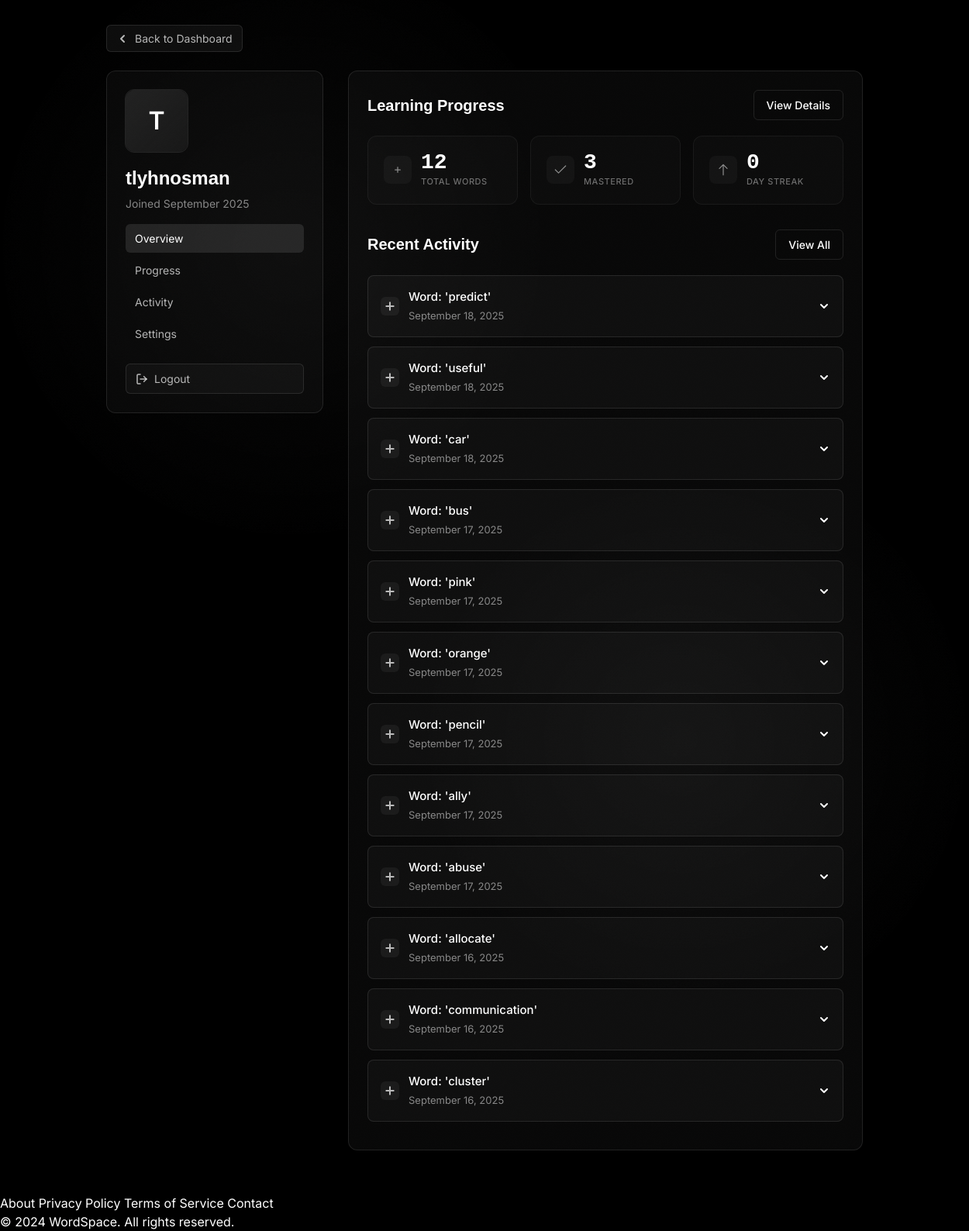
The page /profile (signed in) on the database its author committed.
### app.py (models this page shows, shortened)
class User(UserMixin, db.Model):
    id = db.Column(db.Integer, primary_key=True)
    username = db.Column(db.String(100), unique=True, nullable=False)
    email = db.Column(db.String(100), unique=True, nullable=False)
    password_hash = db.Column(db.String(200))  # Made nullable for Google OAuth users
    created_at = db.Column(db.DateTime, default=datetime.utcnow)
    is_active = db.Column(db.Boolean, default=True)
    words = db.relationship('Word', backref='user', lazy=True)
    google_id = db.Column(db.String(100), unique=True)  # Added for Google OAuth
    profile_pic = db.Column(db.String(200))  # Added for Google profile picture
    failed_login_attempts = db.Column(db.Integer, default=0)  # Failed login attempts counter
    last_failed_login = db.Column(db.DateTime)  # Last failed login timestamp
    language_level = db.Column(db.String(20), default='Beginner')
    level_changed_at = db.Column(db.DateTime, default=datetime.utcnow, nullable=True)  # Son seviye değişiklik tarihi
    daily_goal = db.Column(db.Integer, default=10)
    email_notifications = db.Column(db.String(20), default='Never')
    last_seen = db.Column(db.DateTime, default=datetime.utcnow)  # Son aktivite zamanı

class Word(db.Model):
    id = db.Column(db.Integer, primary_key=True)
    english = db.Column(db.String(100), nullable=False)
    turkish = db.Column(db.String(100), nullable=False)
    created_at = db.Column(db.DateTime, default=datetime.utcnow)
    mastered = db.Column(db.Boolean, default=False)
    review = db.Column(db.Boolean, default=False)
    example_sentences = db.Column(db.Text, default='')
    level = db.Column(db.String(2), default='')  # A1, A2, B1, B2, C1, C2
    pronunciation = db.Column(db.String(50), default='')
    word_type = db.Column(db.String(20), default='adjective')
    added_by = db.Column(db.String(100), default='John Doe')
    user_id = db.Column(db.Integer, db.ForeignKey('user.id'))

class Activity(db.Model):
    id = db.Column(db.Integer, primary_key=True)
    user_id = db.Column(db.Integer, db.ForeignKey('user.id'), nullable=False)
    activity_type = db.Column(db.String(50), nullable=False)  # 'word_added', 'example_added', 'word_mastered', etc.
    word_id = db.Column(db.Integer, db.ForeignKey('word.id'))
    details = db.Column(db.Text)  # JSON string for additional details
    created_at = db.Column(db.DateTime, default=datetime.utcnow)

### app.py (the view)
@app.route('/profile')
@login_required
def profile():
    stats = {
        'total_words': Word.query.filter_by(user_id=current_user.id).count(),
        'mastered_words': Word.query.filter_by(user_id=current_user.id, mastered=True).count(),
        'learning_streak': calculate_streak(current_user.id),
        'accuracy_rate': calculate_accuracy_rate(current_user.id),
        'daily_average': calculate_daily_average(current_user.id),
        'active_days': calculate_active_days(current_user.id)
    }
    recent_activities = []
    activities = Activity.query.filter_by(user_id=current_user.id).order_by(Activity.created_at.desc()).limit(50).all()
    for activity in activities:
        activity_data = {
            'date': activity.created_at,
            'title': '',
            'details': json.loads(activity.details) if activity.details else {},
            'activity_type': activity.activity_type,
            'icon': 'plus'  # Varsayılan ikon
        }
        word = None
        if activity.word_id:
            word = Word.query.get(activity.word_id)
        if activity.activity_type == 'word_added' and word:
            activity_data['title'] = f"Added '{word.english}' to vocabulary"
            activity_data['icon'] = 'plus'
            activity_data['details']['word'] = word.english
            activity_data['details']['translation'] = word.turkish
            activity_data['details']['level'] = word.level
        elif activity.activity_type == 'example_added' and word:
            activity_data['title'] = f"Added example for '{word.english}'"
            activity_data['icon'] = 'edit'
            activity_data['details']['word'] = word.english
            activity_data['details']['level'] = word.level
        elif activity.activity_type == 'word_mastered' and word:
            activity_data['title'] = f"Mastered the word '{word.english}'"
            activity_data['icon'] = 'check'
            activity_data['details']['word'] = word.english
            activity_data['details']['level'] = word.level
        elif activity.activity_type == 'sentence_exercise' and word:
            activity_data['title'] = f"Practiced '{word.english}' in a sentence"
            activity_data['icon'] = 'edit'
            activity_data['details']['word'] = word.english
            activity_data['details']['level'] = word.level
            activity_data['details']['sentence'] = activity_data['details'].get('sentence', '')
        elif activity.activity_type == 'sentence_shared' and word:
            activity_data['title'] = f"Shared a sentence with '{word.english}'"
            activity_data['icon'] = 'edit'
            activity_data['details']['word'] = word.english
            activity_data['details']['level'] = word.level if word else ''
            activity_data['details']['sentence'] = activity_data['details'].get('sentence', '')
        elif activity.activity_type == 'daily_goal':
            activity_data['title'] = "Reached daily word goal!"
            activity_data['icon'] = 'star'
        elif activity.activity_type == 'streak_milestone':
            activity_data['title'] = f"Achieved {activity_data['details'].get('days', 0)} day streak!"
            activity_data['icon'] = 'fire'
        recent_activities.append(activity_data)
    return render_template('profile.html',
                         user=current_user,
                         stats=stats,
                         recent_activities=recent_activities)

### app.py (called while the page is built)
@login_manager.user_loader
def load_user(user_id):
    try:
        return User.query.get(int(user_id))
    except Exception as e:
        print(f"User loading error: {e}")
        session.clear()
        return None

def calculate_accuracy_rate(user_id):
    total_words = Word.query.filter_by(user_id=user_id).count()
    mastered_words = Word.query.filter_by(user_id=user_id, mastered=True).count()
    if total_words == 0:
        return 0
    return int((mastered_words / total_words) * 100)

def calculate_daily_average(user_id):
    thirty_days_ago = datetime.utcnow() - timedelta(days=30)
    words = Word.query.filter(
        Word.user_id == user_id,
        Word.created_at >= thirty_days_ago
    ).all()
    if not words:
        return 0
    daily_counts = {}
    for word in words:
        day = word.created_at.date()
        daily_counts[day] = daily_counts.get(day, 0) + 1
    if not daily_counts:
        return 0
    return int(sum(daily_counts.values()) / len(daily_counts))

def calculate_active_days(user_id):
    thirty_days_ago = datetime.utcnow() - timedelta(days=30)
    words = Word.query.filter(
        Word.user_id == user_id,
        Word.created_at >= thirty_days_ago
    ).all()
    active_days = set()
    for word in words:
        active_days.add(word.created_at.date())
    return len(active_days)

def calculate_streak(user_id):
    today = datetime.utcnow().date()
    streak = 0
    words = Word.query.filter_by(user_id=user_id)\
        .filter(Word.created_at >= today - timedelta(days=30))\
        .order_by(Word.created_at.desc())\
        .all()
    if not words:
        return 0
    daily_activities = {}
    for word in words:
        day = word.created_at.date()
        daily_activities[day] = daily_activities.get(day, 0) + 1
    check_date = today
    while check_date in daily_activities:
        streak += 1
        check_date = check_date - timedelta(days=1)
    return streak

### templates/profile.html (shortened to what this page needs)
<!DOCTYPE html>
<html lang="en">
<head>
    <script src="https://cdn.tailwindcss.com"></script>
    <link href="https://fonts.cdnfonts.com/css/clash-display" rel="stylesheet">
    <link href="https://fonts.cdnfonts.com/css/neue-machina" rel="stylesheet">
</head>
<body>
    <div class="noise"></div>
    <div class="gradient-sphere" style="top: 20%; left: 30%;"></div>
    <div class="gradient-sphere" style="top: 60%; left: 70%;"></div>
    <div class="container">
        <a href="/dashboard" class="back-button">
            <svg width="16" height="16" viewBox="0 0 16 16" fill="none" xmlns="http://www.w3.org/2000/svg">
                <path d="M10 12L6 8L10 4" stroke="currentColor" stroke-width="2" stroke-linecap="round" stroke-linejoin="round"/>
            </svg>
            Back to Dashboard
        </a>
        <div class="profile-layout">
            <div class="profile-sidebar">
                <div class="profile-card">
                <div class="profile-avatar">
                        {{ current_user.username[0].upper() }}
                </div>
                    <h1 class="profile-name">{{ current_user.username }}</h1>
                    <div class="profile-joined">Joined {{ current_user.created_at.strftime('%B %Y') }}</div>
                    <ul class="profile-menu">
                        <li class="profile-menu-item active" data-tab="overview">Overview</li>
                        <li class="profile-menu-item" data-tab="progress">Progress</li>
                        <li class="profile-menu-item" data-tab="activity">Activity</li>
                        <li class="profile-menu-item" data-tab="settings">Settings</li>
                    </ul>
                    <a href="/logout" class="logout-button">
                        Logout
                    </a>
                </div>
            </div>
            <div class="profile-content">
                <div id="overview" class="content-section active">
                    <div class="section-header">
                        <h2 class="section-title">Learning Progress</h2>
                        <button class="button button-secondary" onclick="switchToTab('progress')">View Details</button>
                    </div>
                    <div class="progress-grid">
                        <div class="progress-card">
                            <div class="progress-icon">
                                <svg width="20" height="20" viewBox="0 0 24 24" fill="none">
                                    <path d="M12 8V16M16 12H8" stroke="currentColor" stroke-width="1.5" stroke-linecap="round"/>
                                </svg>
                            </div>
                            <div class="progress-content">
                                <div class="progress-value">{{ stats.total_words }}</div>
                                <div class="progress-label">TOTAL WORDS</div>
                            </div>
                        </div>
                        <div class="progress-card">
                            <div class="progress-icon">
                                <svg width="20" height="20" viewBox="0 0 24 24" fill="none">
                                    <path d="M20 6L9 17L4 12" stroke="currentColor" stroke-width="1.5" stroke-linecap="round" stroke-linejoin="round"/>
                                </svg>
                            </div>
                            <div class="progress-content">
                                <div class="progress-value">{{ stats.mastered_words }}</div>
                                <div class="progress-label">MASTERED</div>
                            </div>
                        </div>
                        <div class="progress-card">
                            <div class="progress-icon">
                                <svg width="20" height="20" viewBox="0 0 24 24" fill="none">
                                    <path d="M12 20V4M12 4L6 10M12 4L18 10" stroke="currentColor" stroke-width="1.5" stroke-linecap="round" stroke-linejoin="round"/>
                                </svg>
                            </div>
                            <div class="progress-content">
                                <div class="progress-value">{{ stats.learning_streak }}</div>
                                <div class="progress-label">DAY STREAK</div>
                            </div>
                        </div>
                    </div>
                    <div class="section-header" style="margin-top: 32px;">
                        <h2 class="section-title">Recent Activity</h2>
                        <button class="button button-secondary" onclick="switchToTab('activity')">View All</button>
                    </div>
                    {% set grouped_activities = {} %}
                    {% for word, activities in grouped_activities.items() %}
                    <div class="activity-group">
                        <div class="activity-group-header" onclick="toggleActivityGroup(this)">
                            <div class="activity-icon-wrapper">
                                <svg class="activity-icon" width="16" height="16" viewBox="0 0 16 16" fill="none">
                                    <path d="M8 3.33334V12.6667M12.6667 8H3.33334" stroke="currentColor" stroke-width="2" stroke-linecap="round"/>
                                </svg>
                            </div>
                            <div class="activity-content">
                                <div class="activity-title">Word: '{{ word }}'</div>
                                <div class="activity-meta">{{ activities[0].date.strftime('%B %d, %Y') }}</div>
                            </div>
                            <svg class="activity-chevron" width="16" height="16" viewBox="0 0 16 16" fill="none">
                                <path d="M4 6L8 10L12 6" stroke="currentColor" stroke-width="2" stroke-linecap="round" stroke-linejoin="round"/>
                            </svg>
                        </div>
                    </div>
                    {% endfor %}
                </div>
                    {% set grouped_activities = {} %}
            </div>
        </div>
    </div>
    <footer class="footer">
        <div class="footer-content">
            <div class="footer-links">
                <a href="/about" class="footer-link">About</a>
                <a href="/privacy" class="footer-link">Privacy Policy</a>
                <a href="/terms" class="footer-link">Terms of Service</a>
                <a href="/contact" class="footer-link">Contact</a>
            </div>
            <div class="footer-copyright">
                © 2024 WordSpace. All rights reserved.
            </div>
        </div>
    </footer>
</body>
</html>

### rows shown on the page
User: username "T", username "tlyhnosman", created_at "September 2025"
Word: english "predict", created_at "September 18, 2025"
Word: english "useful", created_at "September 18, 2025"
Word: english "car", created_at "September 18, 2025"
Word: english "bus", created_at "September 17, 2025"
Word: english "pink", created_at "September 17, 2025"
Word: english "orange", created_at "September 17, 2025"
Word: english "pencil", created_at "September 17, 2025"
Word: english "ally", created_at "September 17, 2025"
Word: english "abuse", created_at "September 17, 2025"
Word: english "allocate", created_at "September 16, 2025"
Word: english "communication", created_at "September 16, 2025"
Word: english "cluster", created_at "September 16, 2025"

### other values the page prints
{{ stats.total_words }} "12"
{{ stats.mastered_words }} "3"
{{ stats.learning_streak }} "0"
